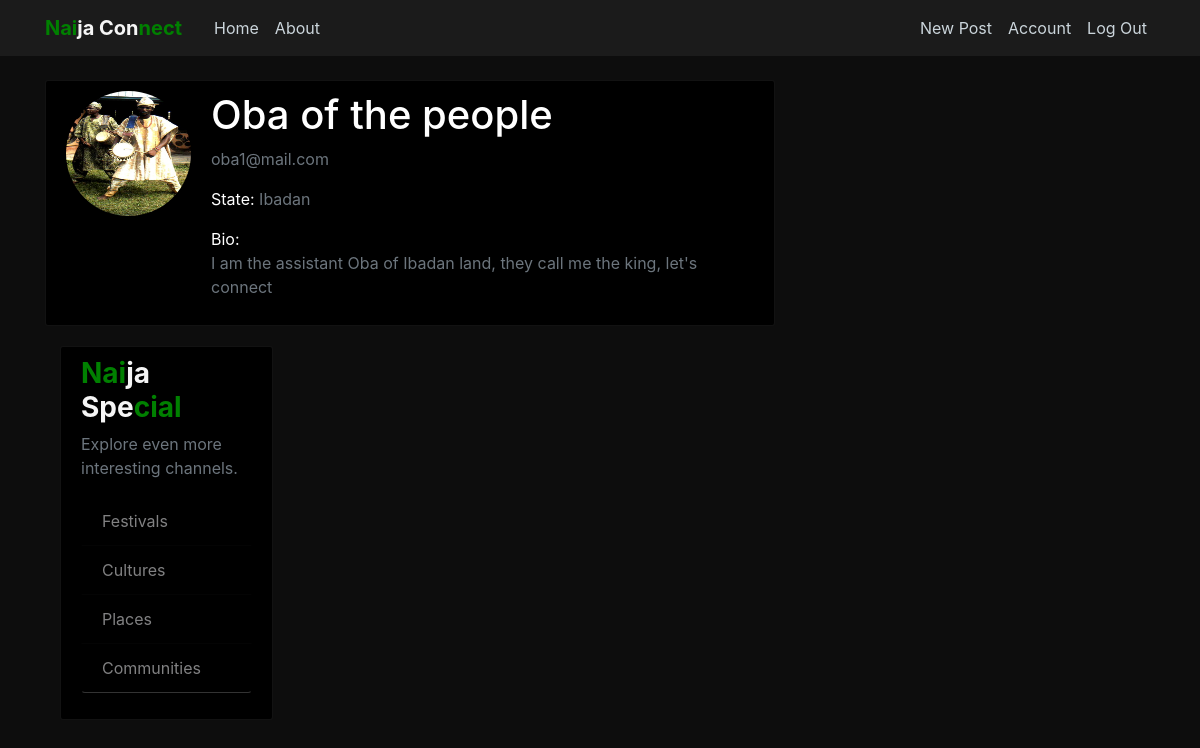
Page /user/account/Oba of the people (signed in) on the committed database.
### application/models.py (models this page shows, shortened)
class User(db.Model, UserMixin):
    id = db.Column(db.Integer, primary_key=True)
    username = db.Column(db.String(20), unique=True, nullable=False)
    email = db.Column(db.String(50), unique=True, nullable=False)
    bio = db.Column(db.String(1000), default='Bio')
    image_file = db.Column(db.String(20), nullable=False, default='default.jpg')
    password = db.Column(db.String(60), nullable=False)
    state = db.Column(db.String(60), nullable=False)
    post = db.relationship('Post', backref='author', lazy=True)

### application/users/routes.py (the view)
@users.route("/user/account/<string:username>")
@login_required
def user_account(username):
    user = User.query.filter_by(username=username).first()
    if user != current_user:
        image_file = url_for('static', filename='profile_pics/'
                             + user.image_file)
        return render_template('user_account.html', user=user,
                               image_file=image_file)
    else:
        return redirect(url_for('users.account'))

### application/models.py (called while the page is built)
@login_manager.user_loader
def load_user(user_id):
    return User.query.get(int(user_id))

### application/templates/user_account.html
{% extends "layout.html" %}
{% block content %}
    <div class="content-section userAcctDiv">
      <div class="media">
        <img class="rounded-circle account-img" src="{{ image_file }}">
        <div class="media-body">
          <h2 class="account-heading">{{ user.username }}</h2>
          <p class="text-secondary">{{ user.email }}</p>
          <p class="text-secondary"><span class="stabio">State:</span> {{ user.state }}</p>
          <p class="text-secondary bio"><span class="stabio">Bio:</span> <br>{{ user.bio }}</p>
        </div>
      </div>
{% endblock %}

### application/static/main.css (style rules this page uses)
body { background: rgba(0, 0, 0, 0.95); color: whitesmoke; margin-top: 5rem; }
h1, h2, h3, h4, h5, h6 { color: white; }
.content-section { background: rgba(0, 0, 0, 1); padding: 10px 20px; border: 1px solid rgba(128, 128, 128, 0.137); border-radius: 3px; margin-bottom: 20px; color: whitesmoke; }
.account-img { height: 125px; width: 125px; margin-right: 20px; margin-bottom: 16px; }
.account-heading { font-size: 2.5rem; }
.stabio { color: white; }

### rows in the picture
User: username "Oba of the people", email "oba1@mail.com", state "Ibadan", bio "I am the assistant Oba of Ibadan land, they call me the king, let's connect"
